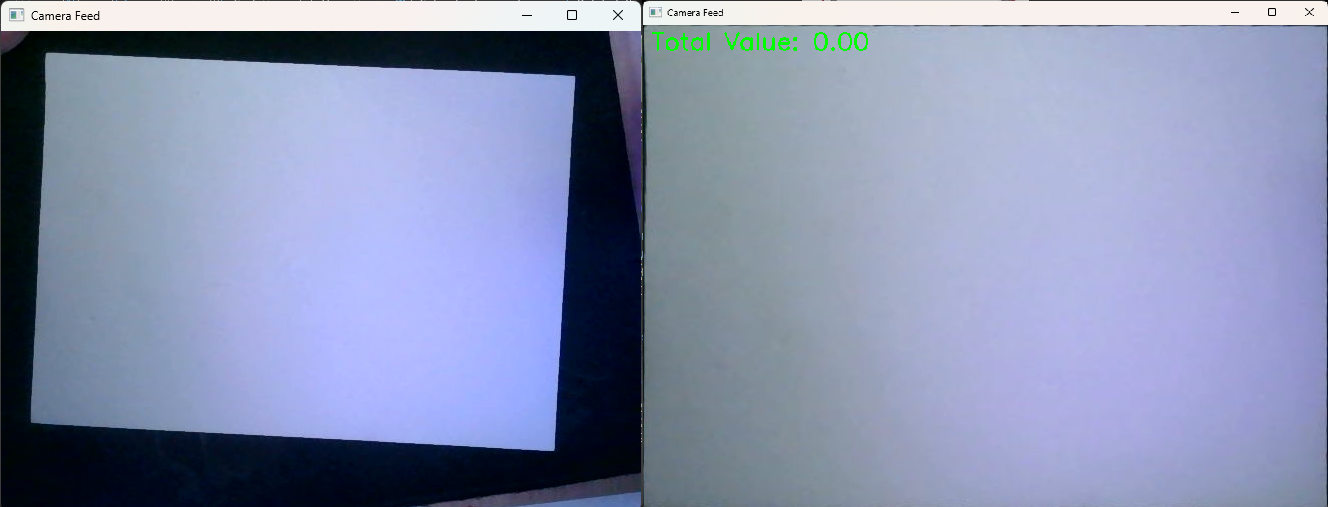
#> input picture Images/A4_Paper_Detection.png, 1328 x 507 px
$ python -i CoinCount.py   (imports and definitions only)
#> lines starting #> are read from the running program, lines starting #| are printed output that depends on the picture; after the words box and inside, x2 and y2 are one past the last pixel; in counts of white or black regions, pixels touching at a corner belong together
#> further down, picture is the input picture: shape (507, 1328, 3); mean B, G, R 176.3, 145.5, 135.9
import cv2
import numpy as np
from pyusbcameraindex import enumerate_usb_video_devices_windows
from collections import deque
import time

# Global variable for tracking circles between frames
previous_circles = []

# Global variable for storing radius history for each coin
coin_radius_history = {}

# Global variable for display mode (True = show value, False = show radius)
show_value = True

# Global variable for tracking A4 paper detection
previous_paper_rect = None

# Preset camera index (None to prompt user)
PRESET_CAM = None

# A4 paper detection smoothing parameters
A4_MOVEMENT_THRESHOLD = 2

# Coin radius filtering parameter
RADIUS_FILTER_FRAMES = 30

# A4 paper detection parameters
A4_MIN_AREA = 10000
A4_ASPECT_RATIO = 1.414
A4_ASPECT_TOLERANCE = 0.3
A4_BLUR_KERNEL = 5
A4_CANNY_LOW = 50
A4_CANNY_HIGH = 150

# Coin detection parameters
COIN_MIN_RADIUS = 15
COIN_MAX_RADIUS = 45
COIN_MIN_DIST = 40 # Minimum distance between detected coin centers
COIN_HOUGH_PARAM1 = 50
COIN_HOUGH_PARAM2 = 30
COIN_MEDIAN_BLUR = 7
COIN_MATCH_DISTANCE = 40

# COIN rmin, rmax, value mapping
COIN_VALUES = {
    (18, 24): 0.01,  # 1 cent
    (25, 27): 0.02,  # 2 cents
    (29, 30): 0.05,  # 5 cents
    (28, 28): 0.10,  # 10 cents
    (31, 31): 0.20,  # 20 cents
    (34, 35): 0.50,  # 50 cents
    (32, 33): 1.00,  # 1 euro
    (36, 40): 2.00   # 2 euros
}

# [30 lines left out: function camera_select, not called in this run]

def find_and_crop_a4(frame):
    """
    Finds an A4 paper in the frame and crops to show only the paper.
    Detects orientation (portrait/landscape) and crops appropriately.
    Uses smoothing to prevent flickering.
    If no paper is found, returns the original frame.
    """
    global previous_paper_rect

    gray = cv2.cvtColor(frame, cv2.COLOR_BGR2GRAY)
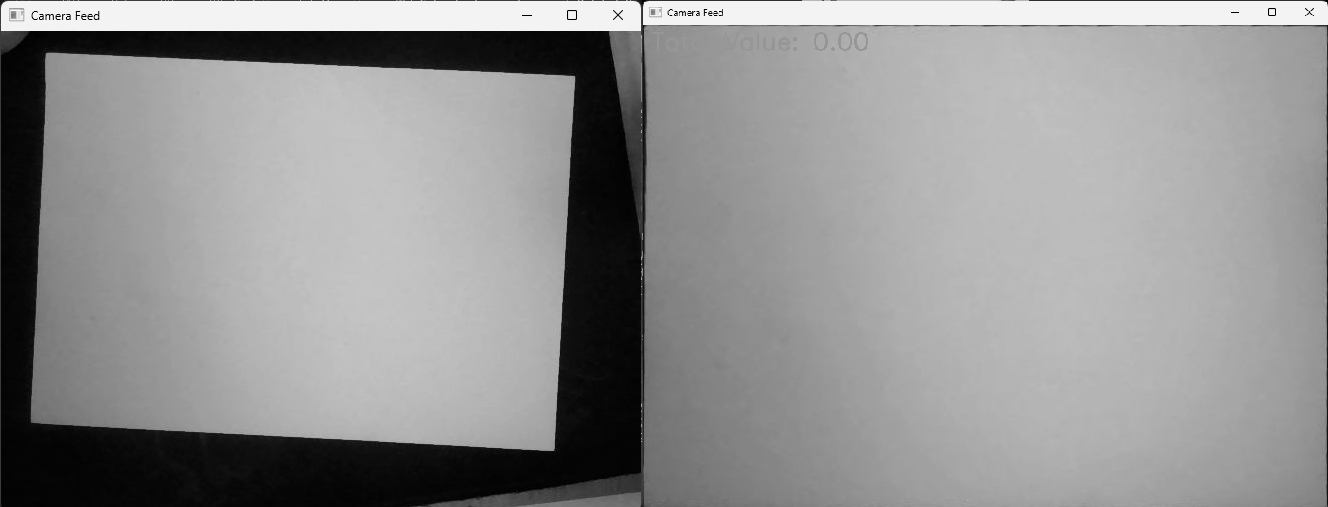
#> gray: shape (507, 1328); min 0, max 251, mean 146.1
    blurred = cv2.GaussianBlur(gray, (A4_BLUR_KERNEL, A4_BLUR_KERNEL), 0)
    edges = cv2.Canny(blurred, A4_CANNY_LOW, A4_CANNY_HIGH)
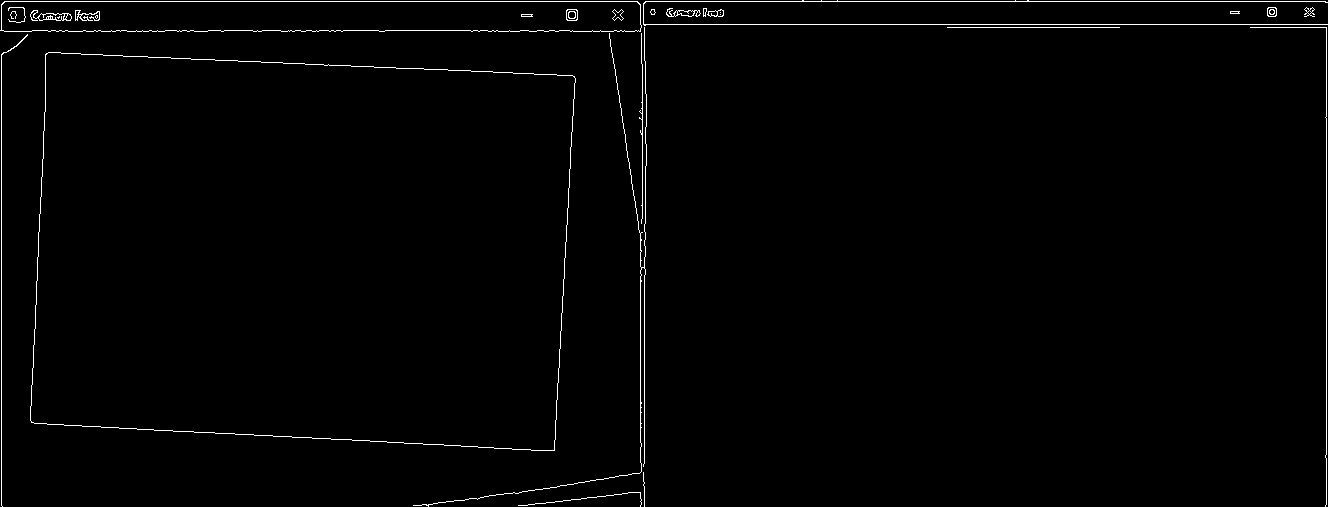
#> edges: shape (507, 1328); 1.2% white in thin lines or dots
    kernel = np.ones((3, 3), np.uint8)
    edges = cv2.dilate(edges, kernel, iterations=1)
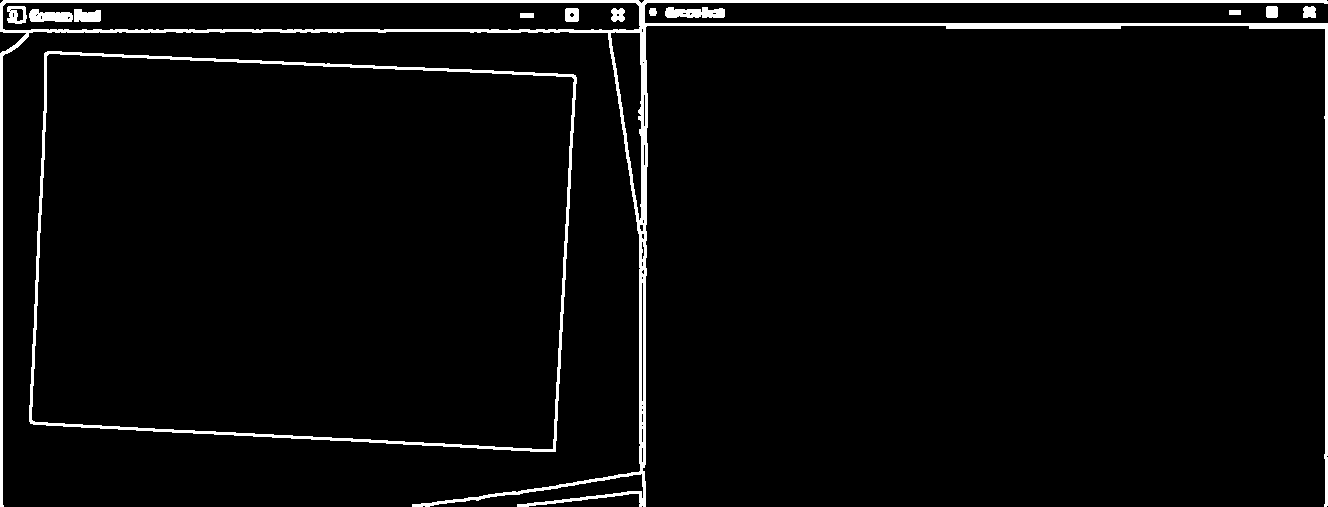
#> edges: shape (507, 1328); 3.7% white; 13 white regions

    contours, _ = cv2.findContours(edges, cv2.RETR_EXTERNAL, cv2.CHAIN_APPROX_SIMPLE)
#> contours = 7 contours; box (x1, y1, x2, y2) and area: (29, 51, 577, 452) 198479, (0, 0, 1328, 507) 32857, (665, 7, 725, 18) 458, (1266, 6, 1278, 18) 119, (1303, 6, 1316, 18) 118, (1229, 10, 1241, 15) 44, (649, 8, 657, 16) 42
    contours = sorted(contours, key=cv2.contourArea, reverse=True)

    paper_contour = None

    # Look for the largest rectangular contour with A4-like aspect ratio
    for contour in contours[:10]:  # Check top 10 largest contours
        area = cv2.contourArea(contour)

        if area < A4_MIN_AREA:
            continue

        # Approximate the contour to a polygon
        peri = cv2.arcLength(contour, True)
        approx = cv2.approxPolyDP(contour, 0.02 * peri, True)
        # print(f"Contour area: {area}, Approx vertices: {len(approx)}")
        # cv2.drawContours(frame, [approx], -1, (0, 255, 0), 2)

        if len(approx) == 4:
            # Get the bounding rectangle to check aspect ratio
            x, y, w, h = cv2.boundingRect(approx)
            aspect_ratio = max(w, h) / min(w, h)

            # Check if aspect ratio matches A4 paper
            if abs(aspect_ratio - A4_ASPECT_RATIO) < A4_ASPECT_TOLERANCE:
                paper_contour = approx
                break
#> this loop made 1 pass
#> (area, peri, x, y, w, h, aspect_ratio, paper_contour) on pass 1: (198479, 1840.9, 30, 53, 546, 399, 1.37, [[44, 53], [30, 423], [555, 451], [575, 75]])

    # Apply perspective transform if paper is found
    if paper_contour is not None:
        points = paper_contour.reshape(4, 2) # Converts paper_contour from (4,1,2) to (4,2)
#> points = [[44, 53], [30, 423], [555, 451], [575, 75]]

        # Sort points to get consistent ordering
        rect = np.zeros((4, 2), dtype=np.float32)
        s = points.sum(axis=1)
#> s = [97, 453, 1006, 650]
        rect[0] = points[np.argmin(s)]  # Top-left
        rect[2] = points[np.argmax(s)]  # Bottom-right

        diff = np.diff(points, axis=1)
#> diff = [9, 393, -104, -500]
        rect[1] = points[np.argmin(diff)]  # Top-right
        rect[3] = points[np.argmax(diff)]  # Bottom-left

        # Apply smoothing with previous detection
        if previous_paper_rect is not None:
            # Calculate average distance between corners
            avg_distance = 0
            for i in range(4):
                avg_distance += np.linalg.norm(rect[i] - previous_paper_rect[i])
            avg_distance /= 4

            # Only update if significant movement
            if avg_distance <= A4_MOVEMENT_THRESHOLD:
                # Keep previous position for stability
                rect = previous_paper_rect

        # Store for next frame
        previous_paper_rect = rect.copy()

        # Calculate width and height of the detected paper
        width_top = np.linalg.norm(rect[1] - rect[0])
        width_bottom = np.linalg.norm(rect[2] - rect[3])
        height_left = np.linalg.norm(rect[3] - rect[0])
        height_right = np.linalg.norm(rect[2] - rect[1])

        avg_width = (width_top + width_bottom) / 2
        avg_height = (height_left + height_right) / 2

        # Detect orientation
        orientation = 'landscape' if avg_width > avg_height else 'portrait'

        # Set output dimensions based on orientation
        if orientation == 'landscape':
            output_width = 842
            output_height = 595
        else:
            output_width = 595
            output_height = 842

        # Destination points for perspective transform
        dst = np.array([
            [0, 0],
            [output_width - 1, 0],
            [output_width - 1, output_height - 1],
            [0, output_height - 1]
        ], dtype=np.float32)

        # Calculate perspective transform matrix
        matrix = cv2.getPerspectiveTransform(rect, dst)

        # Apply perspective warp to get the A4 paper view
        warped = cv2.warpPerspective(frame, matrix, (output_width, output_height))
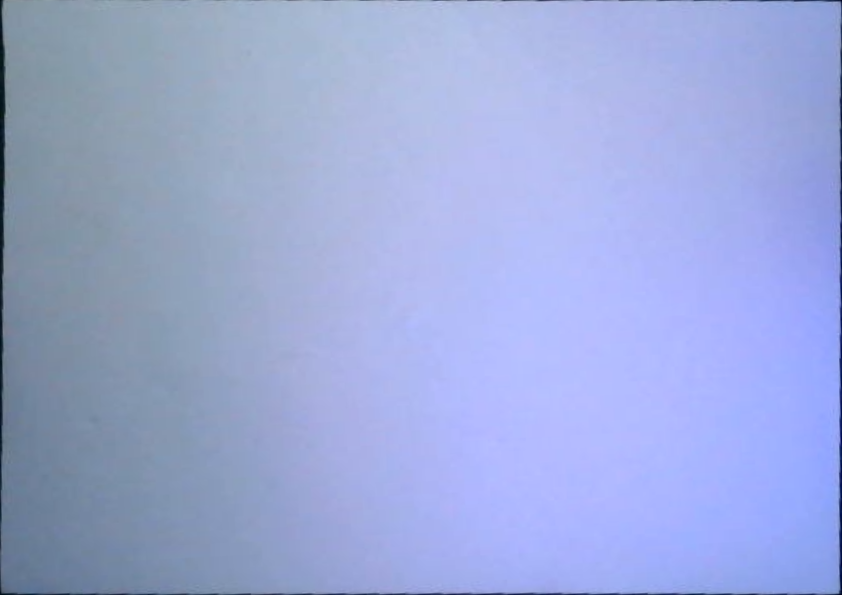
#> warped: shape (595, 842, 3); mean B, G, R 217.2, 169.9, 156.9

        return warped, orientation
    else:
        # No paper found, return original frame
        return frame, None

# [145 lines left out: functions hough_circle_detection, find_coins, main, not called in this run]

# [2 lines not run here, left out]

>>> import cv2
>>> picture = cv2.imread('Images/A4_Paper_Detection.png')
>>> result = find_and_crop_a4(picture)

$ run again, on Images/Coin_Tracking.png
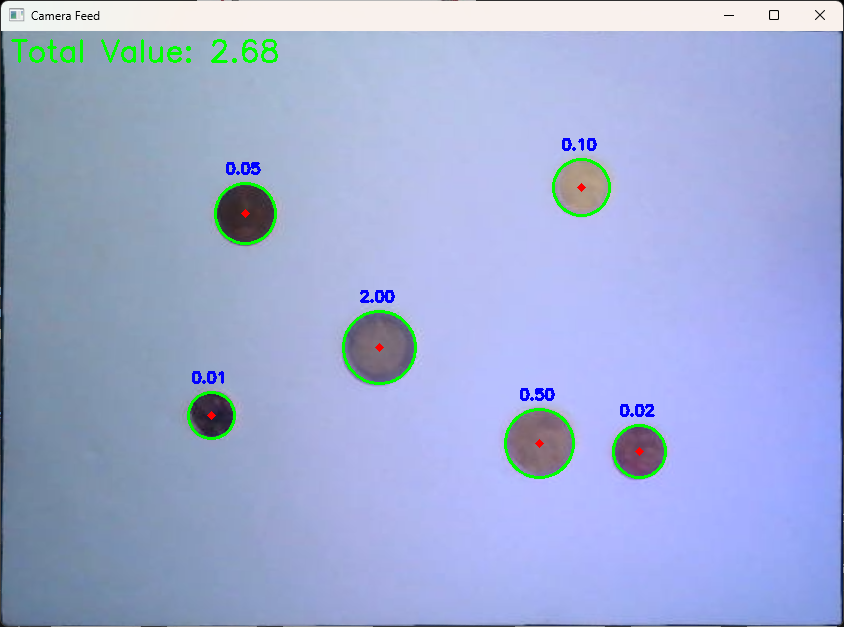
#> input picture Images/Coin_Tracking.png, 844 x 627 px
#> picture is the input picture: shape (627, 844, 3); mean B, G, R 212.8, 172.5, 159.8
#> in find_and_crop_a4, `gray = cv2.cvtColor(frame, cv2.COLOR_BGR2GRAY)`:
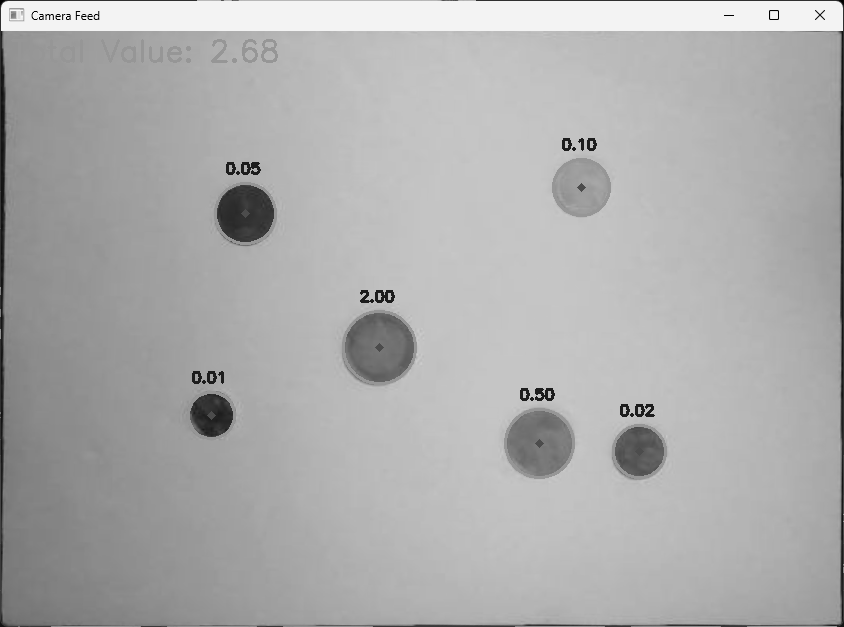
#> gray: shape (627, 844); min 0, max 251, mean 173.2
#> in find_and_crop_a4, `edges = cv2.dilate(edges, kernel, iterations=1)`:
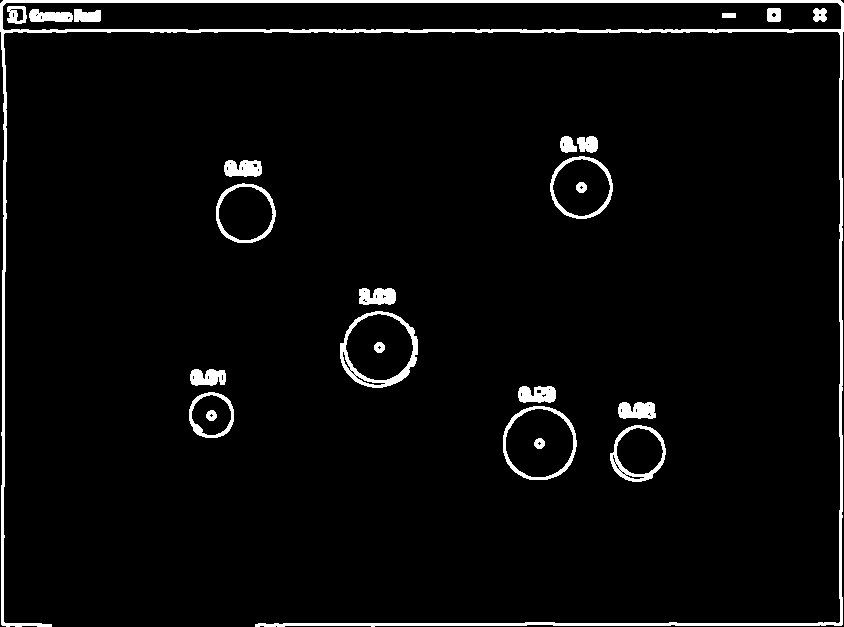
#> edges: shape (627, 844); 3.9% white; 24 white regions
#> contours = 14 contours; largest, box (x1, y1, x2, y2) and area: (0, 0, 844, 627) 30240, (340, 311, 418, 388) 4566, (503, 406, 577, 480) 4287, (550, 156, 613, 219) 3028, (216, 183, 276, 243) 2792
#> the loop in find_and_crop_a4, `for contour in contours[:10]:` made 10 passes
#> area on passes 2 to 9: 4566.5, 4287, 3028, 2792, 2358, 1620, 494, 492

$ run again, on Images/Hough_Circle_Detection.png
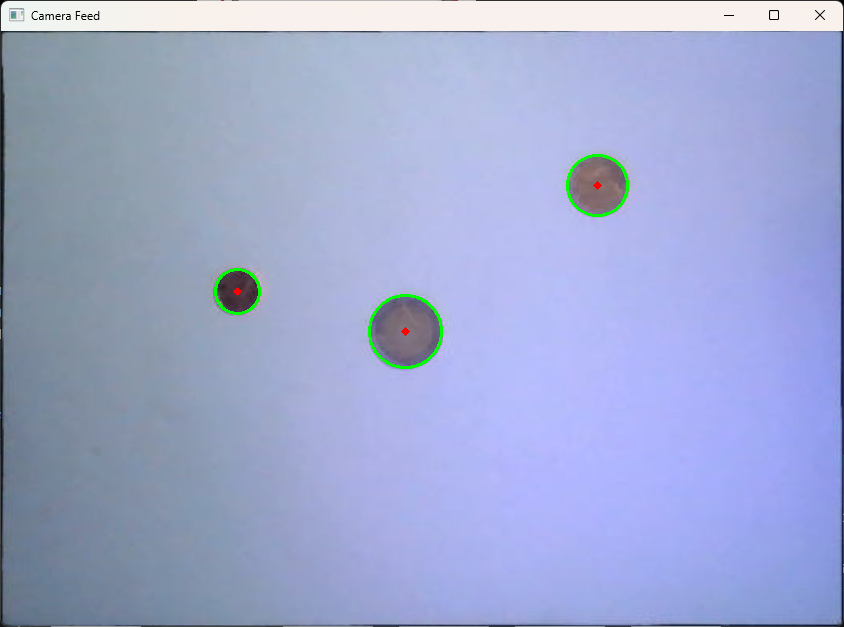
#> input picture Images/Hough_Circle_Detection.png, 844 x 627 px
#> picture is the input picture: shape (627, 844, 3); mean B, G, R 208.9, 169.6, 159.5
#> in find_and_crop_a4, `gray = cv2.cvtColor(frame, cv2.COLOR_BGR2GRAY)`:
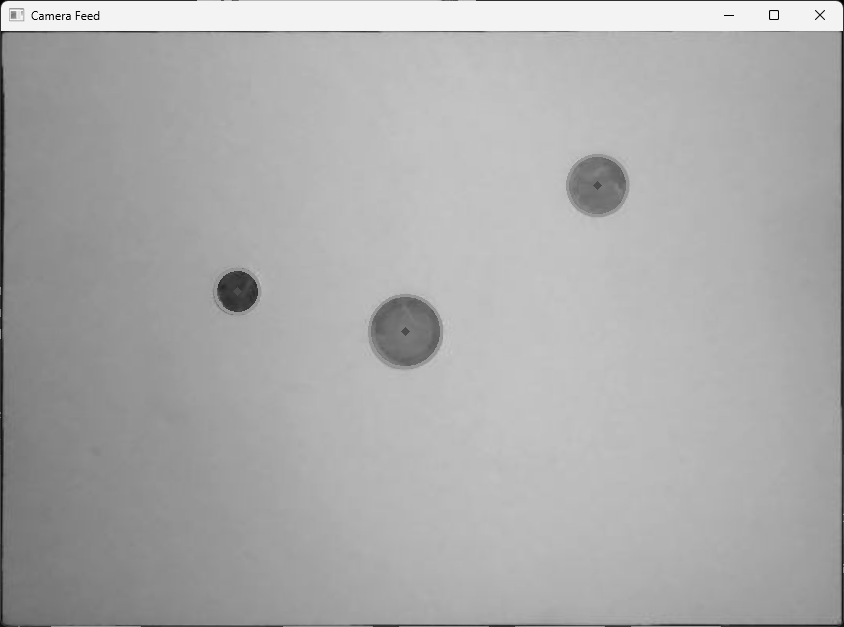
#> gray: shape (627, 844); min 0, max 251, mean 171
#> in find_and_crop_a4, `edges = cv2.dilate(edges, kernel, iterations=1)`:
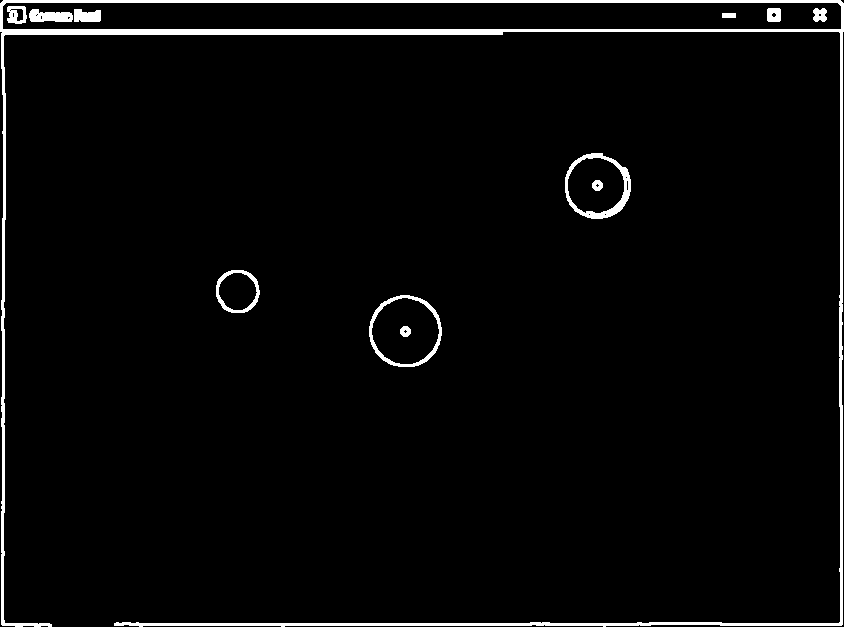
#> edges: shape (627, 844); 3.1% white; 12 white regions
#> contours = 4 contours; box (x1, y1, x2, y2) and area: (0, 0, 844, 627) 31688, (369, 295, 442, 367) 4064, (565, 153, 631, 219) 3350, (216, 270, 260, 313) 1469
#> the loop in find_and_crop_a4, `for contour in contours[:10]:` made 4 passes
#> area on passes 2 to 4: 4064.5, 3350.5, 1469
